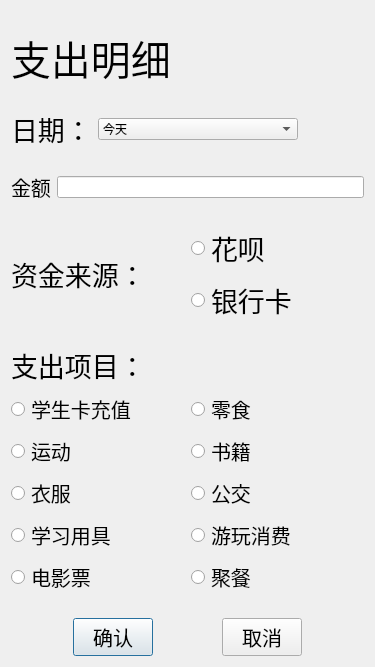
<?xml version="1.0" encoding="UTF-8"?>
<ui version="4.0">
 <class>addItem</class>
 <widget class="QDialog" name="addItem">
  <property name="geometry">
   <rect>
    <x>0</x>
    <y>0</y>
    <width>375</width>
    <height>667</height>
   </rect>
  </property>
  <property name="windowTitle">
   <string>addItem</string>
  </property>
  <layout class="QVBoxLayout" name="verticalLayout_3">
   <item>
    <spacer name="verticalSpacer_4">
     <property name="orientation">
      <enum>Qt::Vertical</enum>
     </property>
     <property name="sizeHint" stdset="0">
      <size>
       <width>20</width>
       <height>40</height>
      </size>
     </property>
    </spacer>
   </item>
   <item>
    <widget class="QLabel" name="label">
     <property name="font">
      <font>
       <pointsize>30</pointsize>
      </font>
     </property>
     <property name="text">
      <string>支出明细</string>
     </property>
    </widget>
   </item>
   <item>
    <spacer name="verticalSpacer_6">
     <property name="orientation">
      <enum>Qt::Vertical</enum>
     </property>
     <property name="sizeHint" stdset="0">
      <size>
       <width>20</width>
       <height>40</height>
      </size>
     </property>
    </spacer>
   </item>
   <item>
    <layout class="QHBoxLayout" name="horizontalLayout" stretch="1,3,1">
     <item>
      <widget class="QLabel" name="label_3">
       <property name="font">
        <font>
         <pointsize>20</pointsize>
        </font>
       </property>
       <property name="text">
        <string>日期：</string>
       </property>
      </widget>
     </item>
     <item>
      <widget class="QComboBox" name="cbb_date">
       <property name="sizePolicy">
        <sizepolicy hsizetype="Preferred" vsizetype="Fixed">
         <horstretch>0</horstretch>
         <verstretch>0</verstretch>
        </sizepolicy>
       </property>
       <property name="currentText">
        <string>今天</string>
       </property>
       <property name="currentIndex">
        <number>1</number>
       </property>
       <item>
        <property name="text">
         <string>明天</string>
        </property>
       </item>
       <item>
        <property name="text">
         <string>今天</string>
        </property>
       </item>
       <item>
        <property name="text">
         <string>昨天</string>
        </property>
       </item>
      </widget>
     </item>
     <item>
      <spacer name="horizontalSpacer_4">
       <property name="orientation">
        <enum>Qt::Horizontal</enum>
       </property>
       <property name="sizeHint" stdset="0">
        <size>
         <width>40</width>
         <height>20</height>
        </size>
       </property>
      </spacer>
     </item>
    </layout>
   </item>
   <item>
    <spacer name="verticalSpacer_3">
     <property name="orientation">
      <enum>Qt::Vertical</enum>
     </property>
     <property name="sizeHint" stdset="0">
      <size>
       <width>20</width>
       <height>40</height>
      </size>
     </property>
    </spacer>
   </item>
   <item>
    <layout class="QHBoxLayout" name="horizontalLayout_4">
     <item>
      <widget class="QLabel" name="label_5">
       <property name="font">
        <font>
         <pointsize>15</pointsize>
        </font>
       </property>
       <property name="text">
        <string>金额</string>
       </property>
      </widget>
     </item>
     <item>
      <widget class="QLineEdit" name="lineedit_money">
       <property name="text">
        <string/>
       </property>
      </widget>
     </item>
    </layout>
   </item>
   <item>
    <spacer name="verticalSpacer_5">
     <property name="orientation">
      <enum>Qt::Vertical</enum>
     </property>
     <property name="sizeHint" stdset="0">
      <size>
       <width>20</width>
       <height>40</height>
      </size>
     </property>
    </spacer>
   </item>
   <item>
    <layout class="QHBoxLayout" name="horizontalLayout_3">
     <item>
      <widget class="QLabel" name="label_2">
       <property name="font">
        <font>
         <pointsize>20</pointsize>
        </font>
       </property>
       <property name="text">
        <string>资金来源：</string>
       </property>
      </widget>
     </item>
     <item>
      <layout class="QVBoxLayout" name="verticalLayout">
       <item>
        <widget class="QRadioButton" name="huabei_rbtn">
         <property name="font">
          <font>
           <pointsize>20</pointsize>
          </font>
         </property>
         <property name="text">
          <string>花呗</string>
         </property>
         <attribute name="buttonGroup">
          <string notr="true">money_from</string>
         </attribute>
        </widget>
       </item>
       <item>
        <widget class="QRadioButton" name="bank_rbtn">
         <property name="font">
          <font>
           <pointsize>20</pointsize>
          </font>
         </property>
         <property name="text">
          <string>银行卡</string>
         </property>
         <attribute name="buttonGroup">
          <string notr="true">money_from</string>
         </attribute>
        </widget>
       </item>
      </layout>
     </item>
    </layout>
   </item>
   <item>
    <spacer name="verticalSpacer_2">
     <property name="orientation">
      <enum>Qt::Vertical</enum>
     </property>
     <property name="sizeHint" stdset="0">
      <size>
       <width>20</width>
       <height>40</height>
      </size>
     </property>
    </spacer>
   </item>
   <item>
    <layout class="QVBoxLayout" name="verticalLayout_2">
     <item>
      <widget class="QLabel" name="label_4">
       <property name="font">
        <font>
         <pointsize>20</pointsize>
        </font>
       </property>
       <property name="text">
        <string>支出项目：</string>
       </property>
      </widget>
     </item>
     <item>
      <layout class="QGridLayout" name="gridLayout">
       <item row="1" column="1">
        <widget class="QRadioButton" name="book_rbtn">
         <property name="font">
          <font>
           <pointsize>15</pointsize>
          </font>
         </property>
         <property name="text">
          <string>书籍</string>
         </property>
         <attribute name="buttonGroup">
          <string notr="true">money_to</string>
         </attribute>
        </widget>
       </item>
       <item row="2" column="1">
        <widget class="QRadioButton" name="bus_rbtn">
         <property name="font">
          <font>
           <pointsize>15</pointsize>
          </font>
         </property>
         <property name="text">
          <string>公交</string>
         </property>
         <attribute name="buttonGroup">
          <string notr="true">money_to</string>
         </attribute>
        </widget>
       </item>
       <item row="0" column="1">
        <widget class="QRadioButton" name="snack_rbtn">
         <property name="font">
          <font>
           <pointsize>15</pointsize>
          </font>
         </property>
         <property name="text">
          <string>零食</string>
         </property>
         <attribute name="buttonGroup">
          <string notr="true">money_to</string>
         </attribute>
        </widget>
       </item>
       <item row="0" column="0">
        <widget class="QRadioButton" name="stucard_rbtn">
         <property name="font">
          <font>
           <pointsize>15</pointsize>
          </font>
         </property>
         <property name="text">
          <string>学生卡充值</string>
         </property>
         <attribute name="buttonGroup">
          <string notr="true">money_to</string>
         </attribute>
        </widget>
       </item>
       <item row="2" column="0">
        <widget class="QRadioButton" name="wearing_rbtn">
         <property name="font">
          <font>
           <pointsize>15</pointsize>
          </font>
         </property>
         <property name="text">
          <string>衣服</string>
         </property>
         <attribute name="buttonGroup">
          <string notr="true">money_to</string>
         </attribute>
        </widget>
       </item>
       <item row="3" column="0">
        <widget class="QRadioButton" name="school_rbtn">
         <property name="font">
          <font>
           <pointsize>15</pointsize>
          </font>
         </property>
         <property name="text">
          <string>学习用具</string>
         </property>
         <attribute name="buttonGroup">
          <string notr="true">money_to</string>
         </attribute>
        </widget>
       </item>
       <item row="4" column="0">
        <widget class="QRadioButton" name="film_rbtn">
         <property name="font">
          <font>
           <pointsize>15</pointsize>
          </font>
         </property>
         <property name="text">
          <string>电影票</string>
         </property>
         <attribute name="buttonGroup">
          <string notr="true">money_to</string>
         </attribute>
        </widget>
       </item>
       <item row="4" column="1">
        <widget class="QRadioButton" name="dinner_rbtn">
         <property name="font">
          <font>
           <pointsize>15</pointsize>
          </font>
         </property>
         <property name="text">
          <string>聚餐</string>
         </property>
         <attribute name="buttonGroup">
          <string notr="true">money_to</string>
         </attribute>
        </widget>
       </item>
       <item row="1" column="0">
        <widget class="QRadioButton" name="sports_rbtn">
         <property name="font">
          <font>
           <pointsize>15</pointsize>
          </font>
         </property>
         <property name="text">
          <string>运动</string>
         </property>
         <attribute name="buttonGroup">
          <string notr="true">money_to</string>
         </attribute>
        </widget>
       </item>
       <item row="3" column="1">
        <widget class="QRadioButton" name="turism_rbtn">
         <property name="font">
          <font>
           <pointsize>15</pointsize>
          </font>
         </property>
         <property name="text">
          <string>游玩消费</string>
         </property>
         <attribute name="buttonGroup">
          <string notr="true">money_to</string>
         </attribute>
        </widget>
       </item>
      </layout>
     </item>
    </layout>
   </item>
   <item>
    <spacer name="verticalSpacer">
     <property name="orientation">
      <enum>Qt::Vertical</enum>
     </property>
     <property name="sizeHint" stdset="0">
      <size>
       <width>20</width>
       <height>40</height>
      </size>
     </property>
    </spacer>
   </item>
   <item>
    <layout class="QHBoxLayout" name="horizontalLayout_2">
     <item>
      <spacer name="horizontalSpacer_2">
       <property name="orientation">
        <enum>Qt::Horizontal</enum>
       </property>
       <property name="sizeHint" stdset="0">
        <size>
         <width>40</width>
         <height>20</height>
        </size>
       </property>
      </spacer>
     </item>
     <item>
      <widget class="QPushButton" name="confirm_btn">
       <property name="sizePolicy">
        <sizepolicy hsizetype="Fixed" vsizetype="Fixed">
         <horstretch>0</horstretch>
         <verstretch>0</verstretch>
        </sizepolicy>
       </property>
       <property name="font">
        <font>
         <pointsize>15</pointsize>
        </font>
       </property>
       <property name="text">
        <string>确认</string>
       </property>
      </widget>
     </item>
     <item>
      <spacer name="horizontalSpacer">
       <property name="orientation">
        <enum>Qt::Horizontal</enum>
       </property>
       <property name="sizeHint" stdset="0">
        <size>
         <width>40</width>
         <height>20</height>
        </size>
       </property>
      </spacer>
     </item>
     <item>
      <widget class="QPushButton" name="close_btn">
       <property name="font">
        <font>
         <pointsize>15</pointsize>
        </font>
       </property>
       <property name="text">
        <string>取消</string>
       </property>
      </widget>
     </item>
     <item>
      <spacer name="horizontalSpacer_3">
       <property name="orientation">
        <enum>Qt::Horizontal</enum>
       </property>
       <property name="sizeHint" stdset="0">
        <size>
         <width>40</width>
         <height>20</height>
        </size>
       </property>
      </spacer>
     </item>
    </layout>
   </item>
  </layout>
 </widget>
 <layoutdefault spacing="6" margin="11"/>
 <resources/>
 <connections/>
 <buttongroups>
  <buttongroup name="money_from"/>
  <buttongroup name="money_to"/>
 </buttongroups>
</ui>
